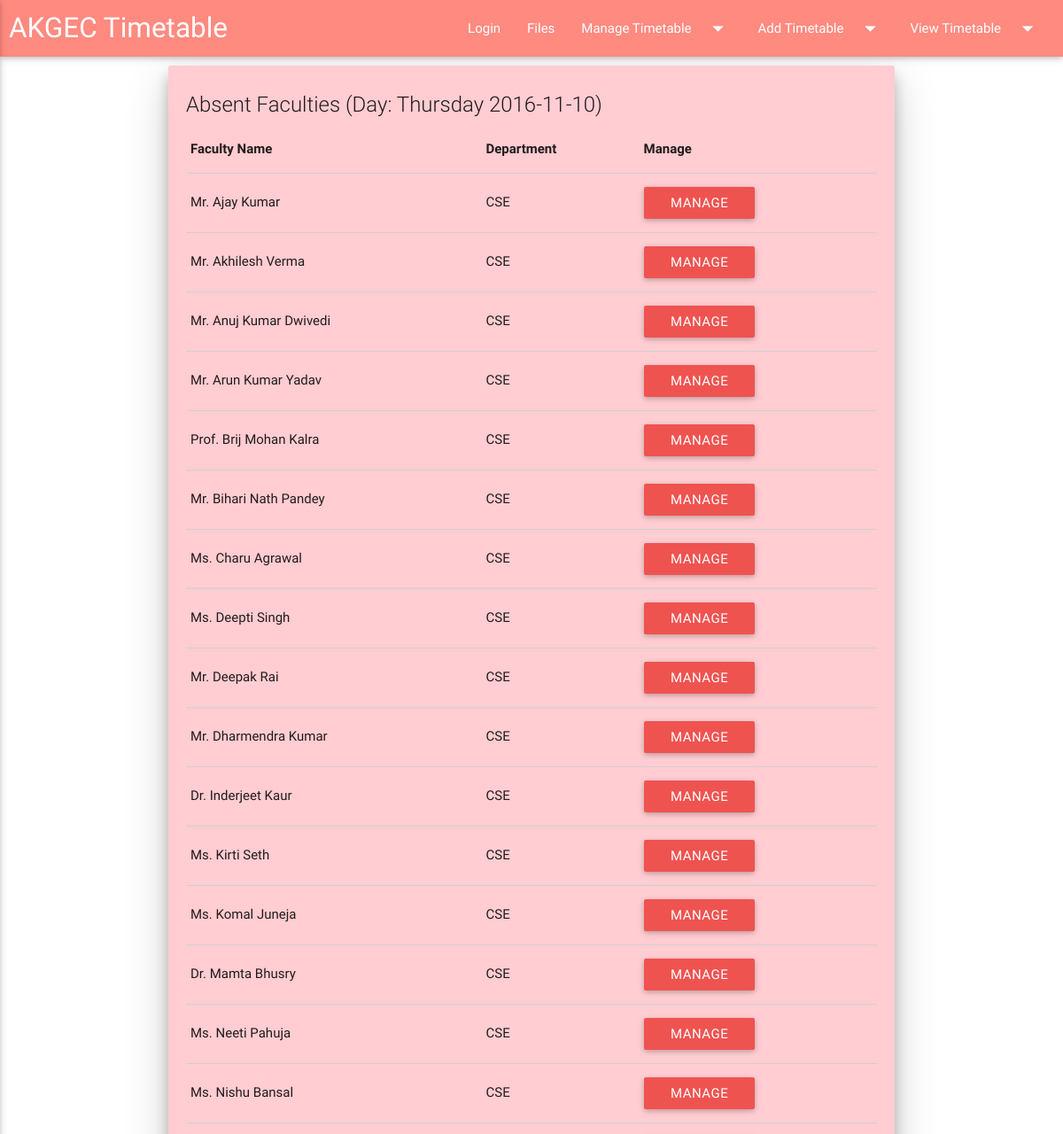
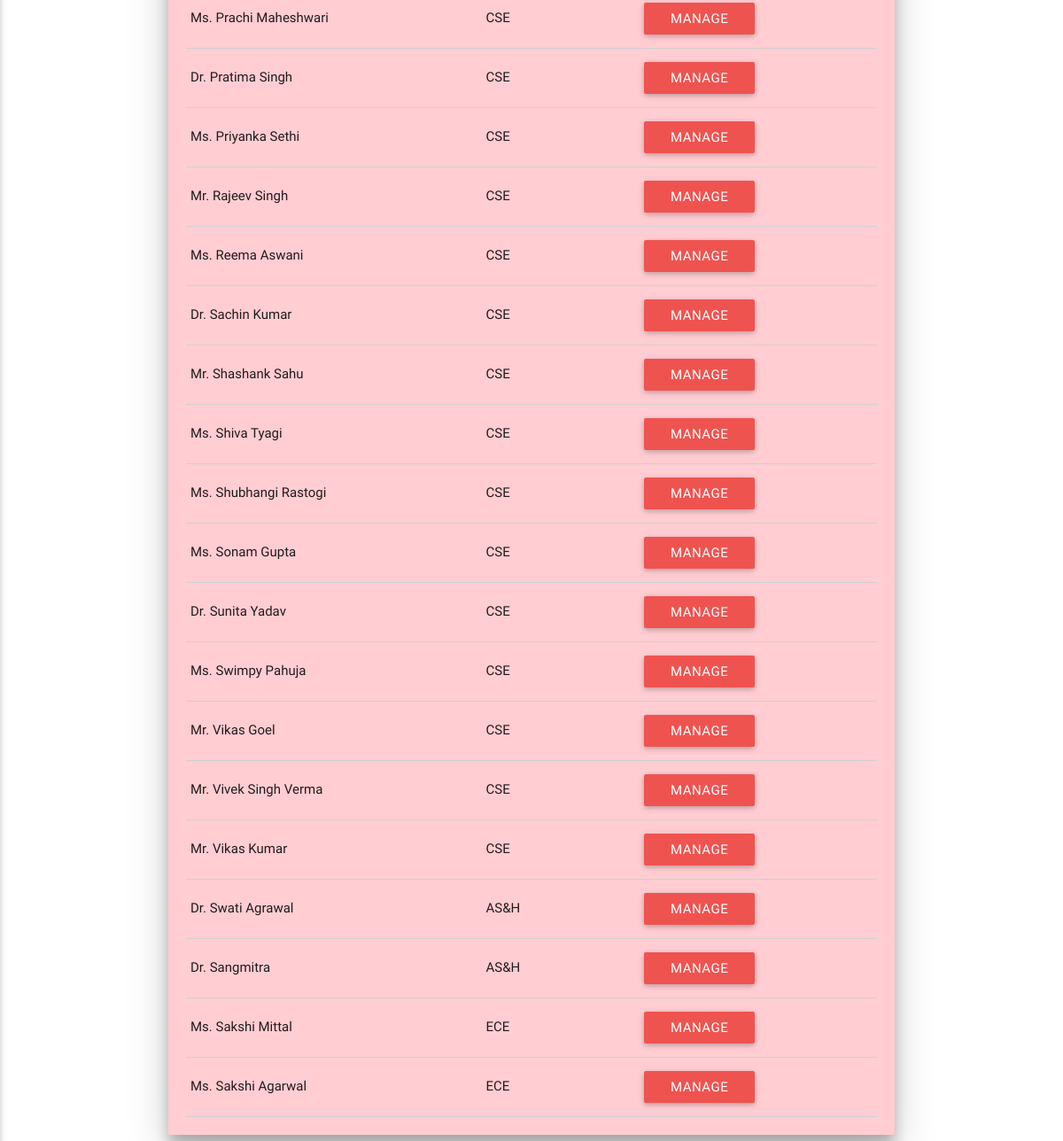
Screenshot of /allot_class.php with the database file from the repository (2 pictures, top to bottom).
### tables this page shows
CREATE TABLE `faculties` (
  `id` int(255) NOT NULL AUTO_INCREMENT,
  `faculty_id` int(11) DEFAULT NULL,
  `name` varchar(255) NOT NULL,
  `department` varchar(255) NOT NULL,
  `monday` int(11) DEFAULT NULL,
  `tuesday` int(11) DEFAULT NULL,
  `wednesday` int(11) DEFAULT NULL,
  `thursday` int(11) DEFAULT NULL,
  `friday` int(11) DEFAULT NULL,
  PRIMARY KEY (`id`)
);

### functions.php (called while the page is built, shortened)
<?php
class Functions {
	public function calculateDayOfWeek($date) {
		$arr = explode('-', $date);
		$d = $arr[2]; $m = $arr[1]; $y = $arr[0];
		$tot; $feb; $sum = 0;
		if($y%4==0) {
			$feb = 29;
		}
		else {
			$tot = 365;
			$feb = 28;
		}
		$mon = array(31, $feb, 31, 30, 31, 30, 31, 31, 30, 31, 30, 31);
		for($i=0; $i<$m-1; $i++) {
			$sum += $mon[$i];
		}
		$dd = $d - 1;
		$sum += $dd;
		if($y>1) $dy = $y - 1;
		$ly = $dy/4;
		$nly = $dy - $ly;
		$ly *= 366;
		$nly *= 365;
		$sum += $ly + $nly;
		$res = $sum%7;
		switch($res) {
			case 4: return "thursday";
		}
	}
}
?>

### queries.php (called while the page is built, shortened)
<?php
class Queries {
	public function getFacultiesByAttendanceNotMarked($conn, $date) {
		$q = $conn->query("SELECT * FROM faculties WHERE id NOT IN(SELECT faculty_id FROM attendance WHERE date='$date') ORDER BY id");
		return $q;
	}
}

### allot_class.php (the view, shortened to what this page needs)
<?php
include 'include/header.inc.php';
$today = date('Y-m-d', strtotime('+3 hours 30 minutes'));
$day = $functions->calculateDayOfWeek($today);
$Day = substr(strtoupper($day), 0, 1).substr($day, 1);
$absentfaculties = $queries->getFacultiesByAttendanceNotMarked($conn, $today);
echo "<div class='container'><section style='margin:10px;'><div class='col s12 m8 offset-m2'><div class='card z-depth-3 red lighten-4'><div class='card-content'><span class='card-title'>Absent Faculties (Day: $Day $today)</span>";
if($absentfaculties->num_rows > 0) {
	echo "<table class='bordered responsive-table'>";
	echo "<thead><tr><th>Faculty Name</th><th>Department</th><th>Manage</th></tr></thead>";
	while($row = $absentfaculties->fetch_assoc()) {
		$facid = $row['id'];
		$facname = $row['name'];
		$dept = $row['department'];
		echo "<tr><td>$facname</td><td>$dept</td><td><form action='manage_schedule.php' method='POST'><input type='hidden' name='facid' value='$facid'><button type='submit' class='btn waves-effect waves-light red lighten-1'>Manage</button></form></td></tr>";
	}
	echo "</table>";
}
else {
	echo "No Faculty is Absent today";
}
echo "</div></div></div></section></div>";
include 'include/footer.inc.php'; ?>
</body>
</html>

### include/header.inc.php (shortened to what this page needs)
<!DOCTYPE html>
<html>
<head>
	<link rel="stylesheet" type="text/css" href="css/fonts.css">
	<link rel="stylesheet" type="text/css" href="css/materialize.min.css">
	<link rel="stylesheet" type="text/css" href="fontawe/css/font-awesome.min.css">
	<link rel="stylesheet" type="text/css" href="css/sweetalert.css">
</head>
<body>
	<?php require 'include/connect.inc.php'; ?>
	<?php require 'queries.php'; ?>
	<?php require 'functions.php'; ?>
	<?php $queries = new Queries(); ?>
	<?php $functions = new Functions(); ?>
	<div class="navbar-fixed">
		<nav class="red accent-1">
			<div class="nav-wrapper" style="padding-left:10px;">
		    	<a class="brand-logo">AKGEC Timetable</a>
		      	<ul id="nav-mobile" class="right hide-on-med-and-down" style="padding-right:10px">
		      		<li><a href="login.php">Login</a></li>
		      		<li><a href="files">Files</a></li>
		      		<li><a href="#!" class="dropdown-button" data-activates="dropdown_manage">Manage Timetable<i class="material-icons right">arrow_drop_down</i></a></li>
			        <li><a href="#!" class="dropdown-button" data-activates="dropdown_add">Add Timetable
			        <i class="material-icons right">arrow_drop_down</i>
			        </a></li>
			        <li><a href="#!" class="dropdown-button" data-activates="dropdown_view">View Timetable
			        <i class="material-icons right">arrow_drop_down</i>
			        </a></li>
		      	</ul>
		    </div>
		</nav>
	</div>

### rows the page displays
faculties: name "Mr. Ajay Kumar", department "CSE"
faculties: name "Mr. Akhilesh Verma", department "CSE"
faculties: name "Mr. Anuj Kumar Dwivedi", department "CSE"
faculties: name "Mr. Arun Kumar Yadav", department "CSE"
faculties: name "Prof. Brij Mohan Kalra", department "CSE"
faculties: name "Mr. Bihari Nath Pandey", department "CSE"
faculties: name "Ms. Charu Agrawal", department "CSE"
faculties: name "Ms. Deepti Singh", department "CSE"
faculties: name "Mr. Deepak Rai", department "CSE"
faculties: name "Mr. Dharmendra Kumar", department "CSE"
faculties: name "Dr. Inderjeet Kaur", department "CSE"
faculties: name "Ms. Kirti Seth", department "CSE"
faculties: name "Ms. Komal Juneja", department "CSE"
faculties: name "Dr. Mamta Bhusry", department "CSE"
faculties: name "Ms. Neeti Pahuja", department "CSE"
faculties: name "Ms. Nishu Bansal", department "CSE"
faculties: name "Ms. Prachi Maheshwari", department "CSE"
faculties: name "Dr. Pratima Singh", department "CSE"
faculties: name "Ms. Priyanka Sethi", department "CSE"
faculties: name "Mr. Rajeev Singh", department "CSE"
faculties: name "Ms. Reema Aswani", department "CSE"
faculties: name "Dr. Sachin Kumar", department "CSE"
faculties: name "Mr. Shashank Sahu", department "CSE"
faculties: name "Ms. Shiva Tyagi", department "CSE"
faculties: name "Ms. Shubhangi Rastogi", department "CSE"
faculties: name "Ms. Sonam Gupta", department "CSE"
faculties: name "Dr. Sunita Yadav", department "CSE"
faculties: name "Ms. Swimpy Pahuja", department "CSE"
faculties: name "Mr. Vikas Goel", department "CSE"
faculties: name "Mr. Vivek Singh Verma", department "CSE"
faculties: name "Mr. Vikas Kumar", department "CSE"
faculties: name "Dr. Swati Agrawal", department "AS&H"
faculties: name "Dr. Sangmitra", department "AS&H"
faculties: name "Ms. Sakshi Mittal", department "ECE"
faculties: name "Ms. Sakshi Agarwal", department "ECE"

### other values shown
$Day "Thursday"
